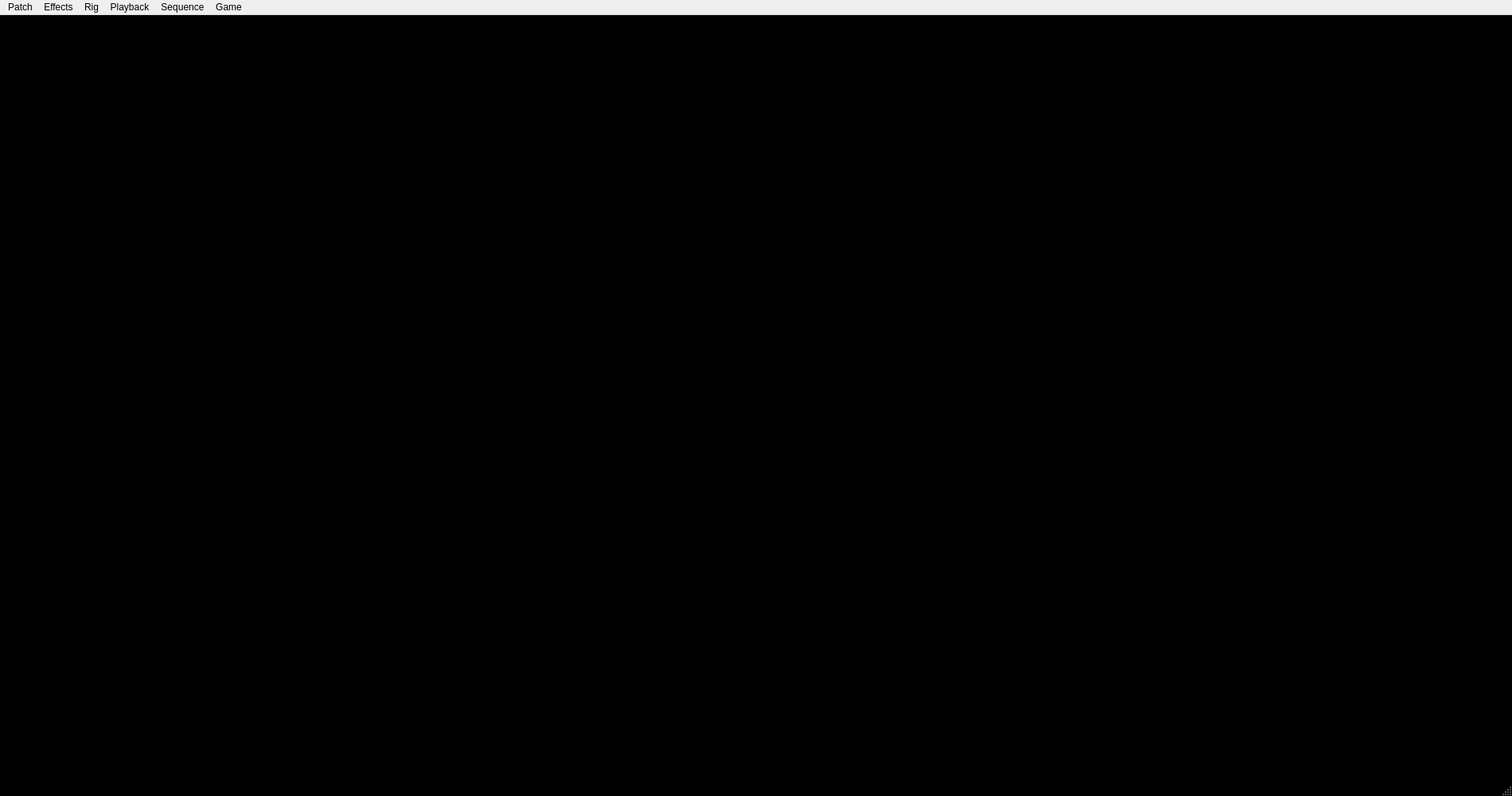
<?xml version="1.0" encoding="UTF-8"?>
<ui version="4.0">
 <class>MainWindow</class>
 <widget class="QMainWindow" name="MainWindow">
  <property name="geometry">
   <rect>
    <x>0</x>
    <y>0</y>
    <width>1900</width>
    <height>1000</height>
   </rect>
  </property>
  <property name="palette">
   <palette>
    <active>
     <colorrole role="WindowText">
      <brush brushstyle="SolidPattern">
       <color alpha="255">
        <red>255</red>
        <green>255</green>
        <blue>255</blue>
       </color>
      </brush>
     </colorrole>
     <colorrole role="Button">
      <brush brushstyle="SolidPattern">
       <color alpha="255">
        <red>0</red>
        <green>0</green>
        <blue>0</blue>
       </color>
      </brush>
     </colorrole>
     <colorrole role="Text">
      <brush brushstyle="SolidPattern">
       <color alpha="255">
        <red>255</red>
        <green>255</green>
        <blue>255</blue>
       </color>
      </brush>
     </colorrole>
     <colorrole role="ButtonText">
      <brush brushstyle="SolidPattern">
       <color alpha="255">
        <red>255</red>
        <green>255</green>
        <blue>255</blue>
       </color>
      </brush>
     </colorrole>
     <colorrole role="Base">
      <brush brushstyle="SolidPattern">
       <color alpha="255">
        <red>0</red>
        <green>0</green>
        <blue>0</blue>
       </color>
      </brush>
     </colorrole>
     <colorrole role="Window">
      <brush brushstyle="SolidPattern">
       <color alpha="255">
        <red>0</red>
        <green>0</green>
        <blue>0</blue>
       </color>
      </brush>
     </colorrole>
    </active>
    <inactive>
     <colorrole role="WindowText">
      <brush brushstyle="SolidPattern">
       <color alpha="255">
        <red>255</red>
        <green>255</green>
        <blue>255</blue>
       </color>
      </brush>
     </colorrole>
     <colorrole role="Button">
      <brush brushstyle="SolidPattern">
       <color alpha="255">
        <red>0</red>
        <green>0</green>
        <blue>0</blue>
       </color>
      </brush>
     </colorrole>
     <colorrole role="Text">
      <brush brushstyle="SolidPattern">
       <color alpha="255">
        <red>255</red>
        <green>255</green>
        <blue>255</blue>
       </color>
      </brush>
     </colorrole>
     <colorrole role="ButtonText">
      <brush brushstyle="SolidPattern">
       <color alpha="255">
        <red>255</red>
        <green>255</green>
        <blue>255</blue>
       </color>
      </brush>
     </colorrole>
     <colorrole role="Base">
      <brush brushstyle="SolidPattern">
       <color alpha="255">
        <red>0</red>
        <green>0</green>
        <blue>0</blue>
       </color>
      </brush>
     </colorrole>
     <colorrole role="Window">
      <brush brushstyle="SolidPattern">
       <color alpha="255">
        <red>0</red>
        <green>0</green>
        <blue>0</blue>
       </color>
      </brush>
     </colorrole>
    </inactive>
    <disabled>
     <colorrole role="WindowText">
      <brush brushstyle="SolidPattern">
       <color alpha="255">
        <red>255</red>
        <green>255</green>
        <blue>255</blue>
       </color>
      </brush>
     </colorrole>
     <colorrole role="Button">
      <brush brushstyle="SolidPattern">
       <color alpha="255">
        <red>0</red>
        <green>0</green>
        <blue>0</blue>
       </color>
      </brush>
     </colorrole>
     <colorrole role="Text">
      <brush brushstyle="SolidPattern">
       <color alpha="255">
        <red>255</red>
        <green>255</green>
        <blue>255</blue>
       </color>
      </brush>
     </colorrole>
     <colorrole role="ButtonText">
      <brush brushstyle="SolidPattern">
       <color alpha="255">
        <red>255</red>
        <green>255</green>
        <blue>255</blue>
       </color>
      </brush>
     </colorrole>
     <colorrole role="Base">
      <brush brushstyle="SolidPattern">
       <color alpha="255">
        <red>0</red>
        <green>0</green>
        <blue>0</blue>
       </color>
      </brush>
     </colorrole>
     <colorrole role="Window">
      <brush brushstyle="SolidPattern">
       <color alpha="255">
        <red>0</red>
        <green>0</green>
        <blue>0</blue>
       </color>
      </brush>
     </colorrole>
    </disabled>
   </palette>
  </property>
  <property name="windowTitle">
   <string>MainWindow</string>
  </property>
  <property name="styleSheet">
   <string notr="true">QAction{color:white;}
QMainWindow{color:white;background-color:black;}
</string>
  </property>
  <widget class="QWidget" name="centralwidget"/>
  <widget class="QMenuBar" name="menubar">
   <property name="geometry">
    <rect>
     <x>0</x>
     <y>0</y>
     <width>1900</width>
     <height>22</height>
    </rect>
   </property>
   <widget class="QMenu" name="menuPatch_Light">
    <property name="title">
     <string>Patch</string>
    </property>
    <addaction name="patchButton"/>
   </widget>
   <widget class="QMenu" name="menuEffects">
    <property name="title">
     <string>Effects</string>
    </property>
    <addaction name="effectsButton"/>
    <addaction name="selectButton"/>
    <addaction name="selectAllLightsButton"/>
    <addaction name="chooseColourButton"/>
   </widget>
   <widget class="QMenu" name="menuRig">
    <property name="title">
     <string>Rig</string>
    </property>
    <addaction name="openButton"/>
    <addaction name="saveButton"/>
    <addaction name="defaultSaveButton"/>
   </widget>
   <widget class="QMenu" name="menuPlayback">
    <property name="title">
     <string>Playback</string>
    </property>
    <addaction name="recordPlayback"/>
    <addaction name="playbackButton"/>
   </widget>
   <widget class="QMenu" name="menuSequence">
    <property name="title">
     <string>Sequence</string>
    </property>
    <addaction name="sequenceButton"/>
    <addaction name="openSequenceButton"/>
   </widget>
   <widget class="QMenu" name="menuGame">
    <property name="title">
     <string>Game</string>
    </property>
    <addaction name="snakeButton"/>
   </widget>
   <addaction name="menuPatch_Light"/>
   <addaction name="menuEffects"/>
   <addaction name="menuRig"/>
   <addaction name="menuPlayback"/>
   <addaction name="menuSequence"/>
   <addaction name="menuGame"/>
  </widget>
  <widget class="QStatusBar" name="statusbar"/>
  <action name="patchButton">
   <property name="text">
    <string>Patch New Light</string>
   </property>
  </action>
  <action name="effectsButton">
   <property name="text">
    <string>Effects Window</string>
   </property>
  </action>
  <action name="selectButton">
   <property name="checkable">
    <bool>true</bool>
   </property>
   <property name="text">
    <string>Select Lights</string>
   </property>
  </action>
  <action name="openButton">
   <property name="text">
    <string>Open Rig</string>
   </property>
  </action>
  <action name="saveButton">
   <property name="text">
    <string>Save Rig</string>
   </property>
  </action>
  <action name="defaultSaveButton">
   <property name="text">
    <string>Auto Save Rig</string>
   </property>
  </action>
  <action name="recordPlayback">
   <property name="text">
    <string>Record Playback</string>
   </property>
  </action>
  <action name="playbackButton">
   <property name="text">
    <string>Open Playback</string>
   </property>
  </action>
  <action name="sequenceButton">
   <property name="text">
    <string>Sequence Window</string>
   </property>
  </action>
  <action name="openSequenceButton">
   <property name="text">
    <string>Open Sequence</string>
   </property>
  </action>
  <action name="snakeButton">
   <property name="text">
    <string>Snake Game</string>
   </property>
  </action>
  <action name="chooseColourButton">
   <property name="text">
    <string>Choose Colour</string>
   </property>
  </action>
  <action name="selectAllLightsButton">
   <property name="checkable">
    <bool>true</bool>
   </property>
   <property name="text">
    <string>Select All Lights</string>
   </property>
  </action>
 </widget>
 <resources/>
 <connections/>
</ui>
